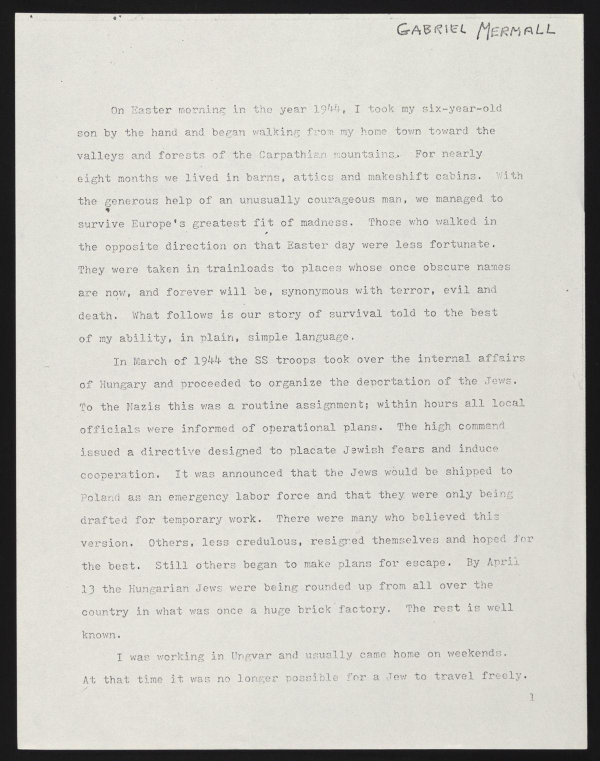
#> input picture images/page_01.jpg, 1200 x 1522 px, found by its file name (shown at 1/2 size)
$ python main3.py
#> lines starting #> are read from the running program, lines starting #| are printed output that depends on the picture; after the words box and inside, x2 and y2 are one past the last pixel; in counts of white or black regions, pixels touching at a corner belong together
import cv2
import numpy as np
im = cv2.imread("images/page_01.jpg")
#> im is the input picture: shape (1522, 1200, 3); mean B, G, R 197.6, 203.9, 205.2
gs = cv2.cvtColor(im, cv2.COLOR_BGR2GRAY)
def binarise(gs):
    return cv2.threshold(gs, 210, 230, cv2.THRESH_BINARY_INV)[1]
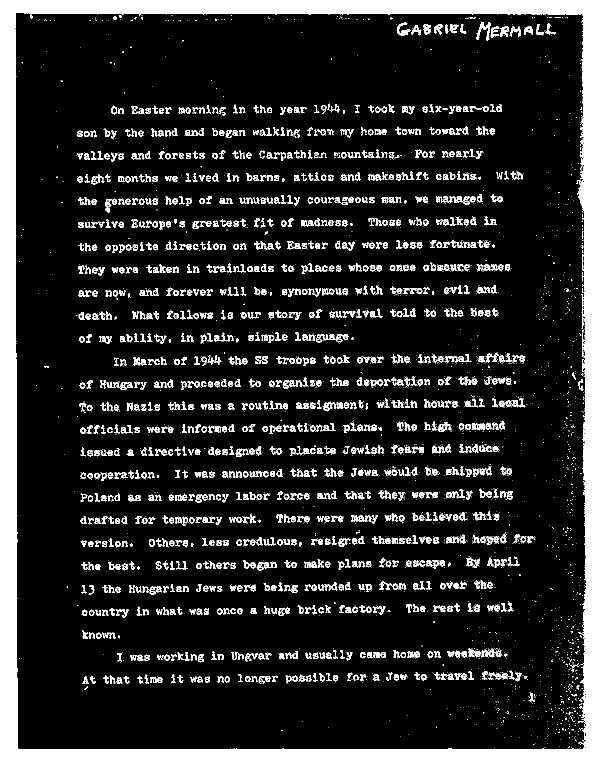
#> returned value: shape (1522, 1200) (shown at 1/2 size); values 0 (black) and 230 (white), 14.9% white; 4159 white regions (2848 under 20 px), largest, box (x1, y1, x2, y2) and area: (0, 0, 1200, 1522) 157515, (953, 44, 981, 81) 389, (936, 1297, 976, 1315) 326
grayscale = binarise(gs)
def noise(grayscale):
    kernel = np.ones((1, 1), np.uint8)
#> kernel = [1]
    grayscale = cv2.dilate(grayscale, kernel, iterations=2)
    grayscale = cv2.erode(grayscale, kernel, iterations=2)
    grayscale = cv2.morphologyEx(grayscale, cv2.MORPH_OPEN, kernel)
    grayscale = cv2.medianBlur(grayscale, 3)
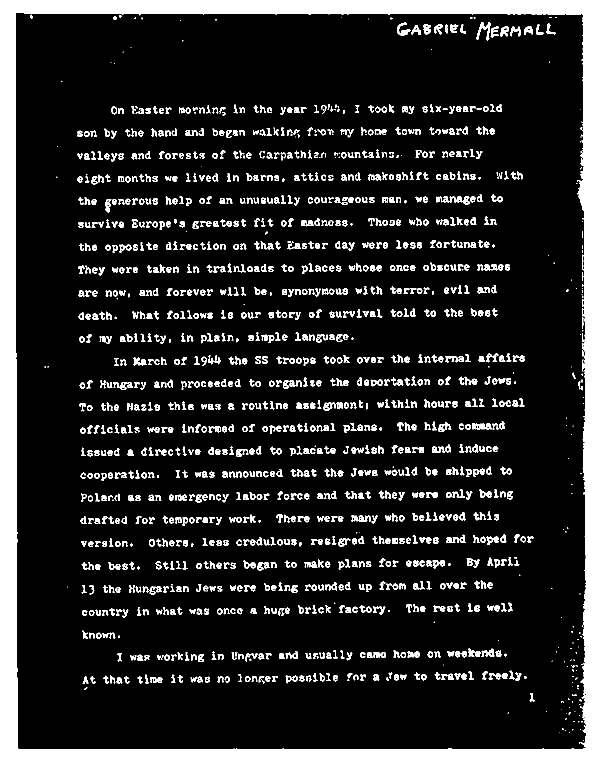
#> grayscale: shape (1522, 1200) (shown at 1/2 size); values 0 (black) and 230 (white), 14.6% white; 1478 white regions (198 under 20 px), largest, box (x1, y1, x2, y2) and area: (0, 0, 1200, 1522) 157895, (953, 44, 981, 81) 388, (872, 392, 925, 405) 375
    return grayscale
def contour(grayscale):
    kernel = np.ones((3, 15), np.uint8)
    binary = cv2.dilate(grayscale, kernel, iterations=1)
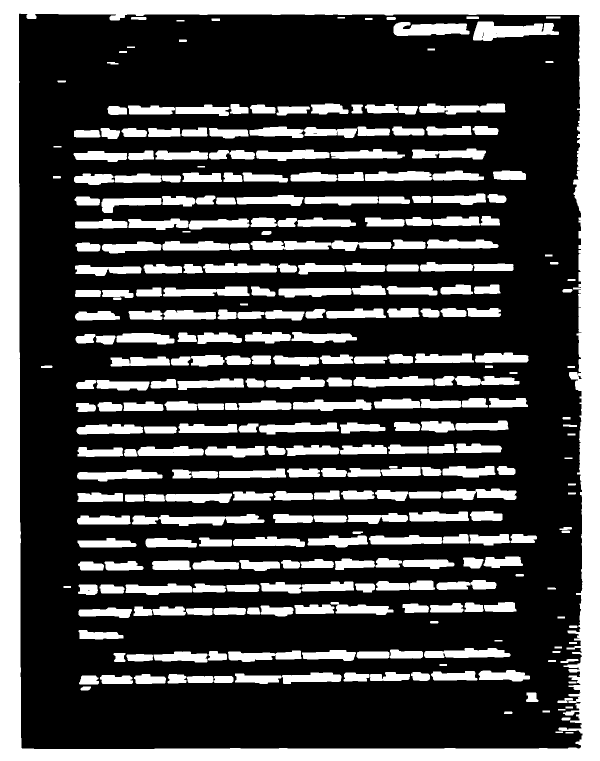
#> binary: shape (1522, 1200) (shown at 1/2 size); values 0 (black) and 230 (white), 28.3% white; 326 white regions
    contours, hierarchy = cv2.findContours(binary, cv2.RETR_TREE, cv2.CHAIN_APPROX_SIMPLE)
#> contours = 340 contours, 12 with area under 20; largest, box (x1, y1, x2, y2) and area: (0, 0, 1200, 1522) 1823679, (37, 26, 1166, 1499) 1643470, (946, 43, 1118, 82) 3886, (501, 481, 783, 502) 3867, (787, 44, 939, 72) 3050
    for contour in contours:
        area = cv2.contourArea(contour)
        if area >= 200:
            x, y, w, h = cv2.boundingRect(contour)
            cv2.rectangle(im, (x, y), (x + w, y + h), (0, 0, 255), 2)
#> this loop made 340 passes
#> (contour, area, x, y, w, h) on pass 1: ([[0, 0], [0, 1521], [1199, 1521], [1199, 0]], 1823679, 0, 0, 1200, 1522)
#> (area, x, y, w, h) on passes 5, 14, 17, 18, 19, 20: (1643469.5, 37, 26, 1129, 1473), (340, 1052, 1385, 25, 19), (477, 428, 1352, 39, 14), (645.5, 374, 1352, 53, 14), (577, 158, 1351, 40, 18), (950, 200, 1350, 66, 18)
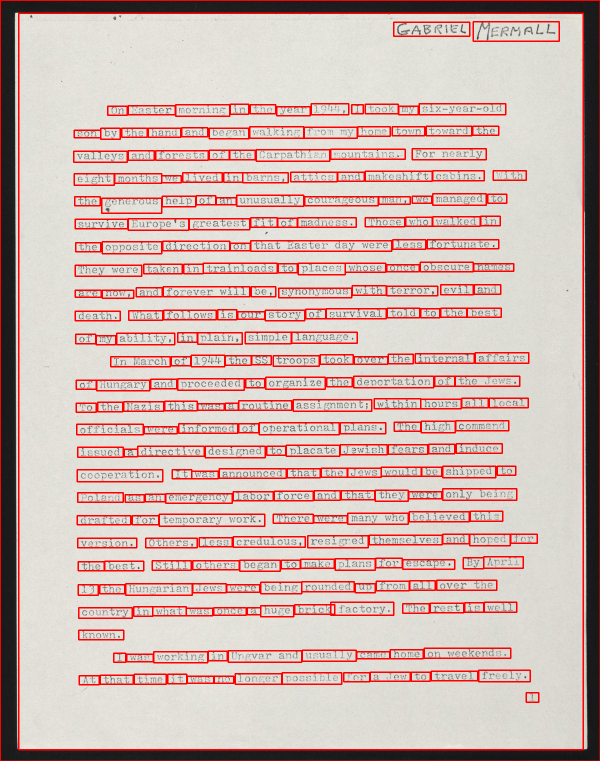
#> im: shape (1522, 1200, 3) (shown at 1/2 size); 9.55% of pixels changed, all inside (x1, y1, x2, y2) = (0, 0, 1200, 1522)
    return im
if im is None:
    print("Error: Could not read the image.")
    exit()
else:
    cv2.imshow("original", contour(noise(binarise(gs))))
    cv2.waitKey(0)
    cv2.imwrite("output/Images.jpg", contour(noise(binarise(gs))))
#> the loop in contour (call 2), `for contour in contours:` made 340 passes
#> (area, x, y, w, h) on passes 5, 14, 17, 18, 19, 20, 21, 22, 23, 24, 25, 26: (1643469.5, 37, 26, 1129, 1473), (340, 1052, 1385, 25, 19), (477, 428, 1352, 39, 14), (645.5, 374, 1352, 53, 14), (577, 158, 1351, 40, 18), (950, 200, 1350, 66, 18), (567.5, 335, 1348, 38, 19), (922, 268, 1348, 64, 20), (1253.5, 470, 1347, 93, 21), (712, 687, 1345, 52, 18), (1781.5, 564, 1345, 119, 23), (508, 822, 1344, 38, 18)
def preprocess():
    return noise(binarise(gs))
